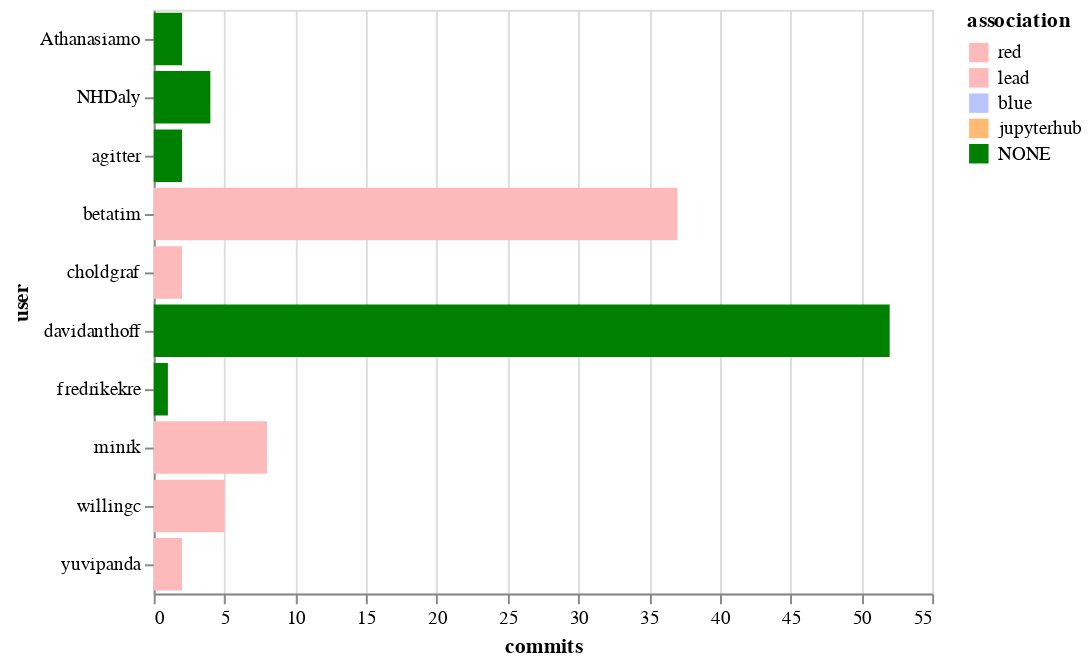

The cell this chart's notebook holds for it:
### Code cell
alt.Chart(top_committers).mark_bar().encode(
    x='commits',
    y='user',
    color=alt.Color('association', scale=color_scale)
)

### Figure 1 — Vega-Lite specification as saved in the notebook (floating-point values rounded to 4 significant figures)
{"$schema": "https://vega.github.io/schema/vega-lite/v2.6.0.json", "config": {"view": {"height": 300, "width": 400}}, "data": {"name": "data-503cda5a15f3c66d6bc1aac164335f57"}, "datasets": {"data-503cda5a15f3c66d6bc1aac164335f57": [{"association": "NONE", "commits": 52, "user": "davidanthoff"}, {"association": "red", "commits": 37, "user": "betatim"}, {"association": "lead", "commits": 8, "user": "minrk"}, {"association": "red", "commits": 5, "user": "willingc"}, {"association": "NONE", "commits": 4, "user": "NHDaly"}, {"association": "red", "commits": 2, "user": "yuvipanda"}, {"association": "red", "commits": 2, "user": "choldgraf"}, {"association": "NONE", "commits": 2, "user": "agitter"}, {"association": "NONE", "commits": 2, "user": "Athanasiamo"}, {"association": "NONE", "commits": 1, "user": "fredrikekre"}]}, "encoding": {"color": {"field": "association", "scale": {"domain": ["red", "lead", "blue", "jupyterhub", "NONE"], "range": ["#fdbaba", "#fdbaba", "#bac5fd", "#ffbb74", "green"]}, "type": "nominal"}, "x": {"field": "commits", "type": "quantitative"}, "y": {"field": "user", "type": "nominal"}}, "mark": "bar"}
